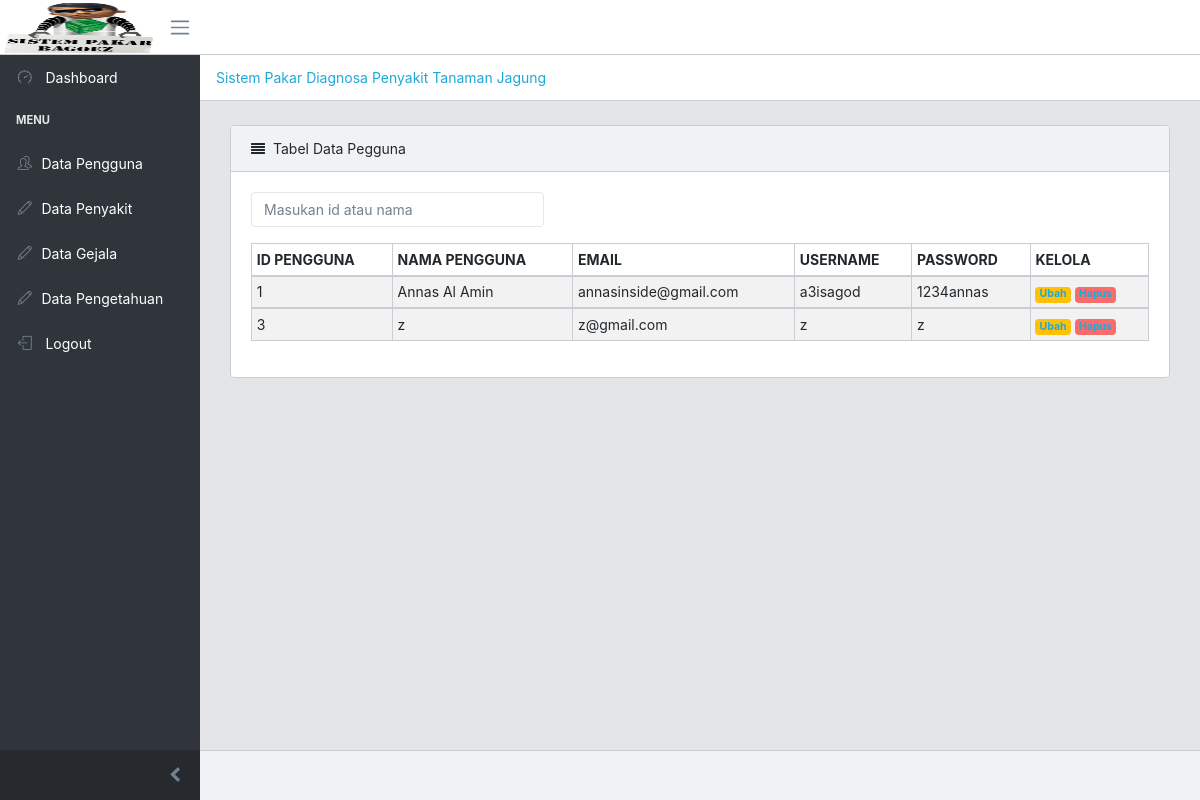
/index.php/sp_controller/data_pengguna, run on the app's committed database.
### tables this page shows
CREATE TABLE `pengguna` (
  `id_pengguna` int(11) NOT NULL,
  `nama_pengguna` varchar(50) NOT NULL,
  `email` varchar(30) NOT NULL,
  `username` varchar(20) NOT NULL,
  `password` varchar(20) NOT NULL
);

### application/views/module/module_sp/view_data_pengguna.php (called while the page is built)
<?php
include "template/header.php";
include "pengguna/listpengguna.php";
include "template/footer.php";
?>

### application/controllers/sp_controller/Data_pengguna.php (called while the page is built, shortened)
<?php
class Data_pengguna extends CI_Controller{
private $model = NULL;
		public function __construct(){
		$this->load->model('Pengguna_model');
		$this->model = $this->Pengguna_model;
	}
	public function index(){
		if(isset($_GET['tambah'])){
		$this->load->view('module/modul_sp/view_tambah_pengguna', ['model'=>$this->model]);
		} else {
		$this->select(); }
	}
	public function select(){
	if(isset($_POST['kunci'])){
	$kunci = $_POST['kunci'];
	$rows = $this->model->searching($kunci);
	$this->load->view('module/module_sp/view_data_pengguna', ['rows'=>$rows]);
	} else {
	$rows = $this->model->select();
	$this->load->view('module/module_sp/view_data_pengguna', ['rows'=>$rows]); }
	}
}

### index.php (called while the page is built, shortened)
<?php
require_once BASEPATH.'core/CodeIgniter.php';

### application/models/Pengguna_model.php (called while the page is built, shortened)
<?php
class Pengguna_model extends CI_Model{
public function select(){
$query = $this->db->get('pengguna');
return $query->result();
}
}

### application/views/module/module_sp/pengguna/listpengguna.php (the view, shortened to what this page needs)
<!DOCTYPE html>
<html>
<head>
</head>
<body>
  <div class="container-fluid">
          <div class="animated fadeIn">
            <div class="row">
              <div class="col-lg-12">
                <div class="card">
                  <div class="card-header">
                    <i class="fa fa-align-justify"></i>Tabel Data Pegguna</div>
                  <div class="card-body">
                    <nav>
                      <form method="post">
                      <ul class="pagination">
                    <li class="page-item">
          <input class="form-control" type="text" placeholder="Masukan id atau nama" name="kunci">
                        </li>
                      </ul>
                    </nav>
                    <table class="table table-responsive-sm table-bordered table-striped table-sm">
                      <thead>
                        <tr>
                          <th>ID PENGGUNA</th>
                          <th>NAMA PENGGUNA</th>
                          <th>EMAIL</th>
                          <th>USERNAME</th>
                          <th>PASSWORD</th>
                          <th>KELOLA</th>
                        </tr>
                      </thead>
   <?php
  foreach ($rows as $row){
    ?>
                      <tbody>
                          <tr>
                          <td><?php echo $row->id_pengguna; ?></td>
                          <td><?php echo $row->nama_pengguna; ?></td>
                          <td><?php echo $row->email; ?></td>
                          <td><?php echo $row->username; ?></td>
                          <td><?php echo $row->password; ?></td>
                          <td>
                            <span class="badge badge-warning"><a href="<?php echo base_url('index.php/sp_controller/data_pengguna/update?id_pengguna='.$row->id_pengguna); ?>">Ubah</a></span>
                            <span class="badge badge-danger"><a href="<?php echo base_url('index.php/sp_controller/data_pengguna/delete?id_pengguna='.$row->id_pengguna); ?>" onclick="return confirm('Apakah Anda Yakin Ingin Hapus Data Ini ?')">Hapus</a></span>
                          </td>
                        </tr>
                      </tbody>
     <?php
      } ?>
                    </table>
                  </div>
                </div>
              </div>
            </div>
          </div>
        </div>
</body>
</html>

### data on the page
pengguna: id_pengguna "1", nama_pengguna "Annas Al Amin", email "annasinside@gmail.com", username "a3isagod", password "1234annas"
pengguna: id_pengguna "3", nama_pengguna "z", email "z@gmail.com", username "z", password "z"
